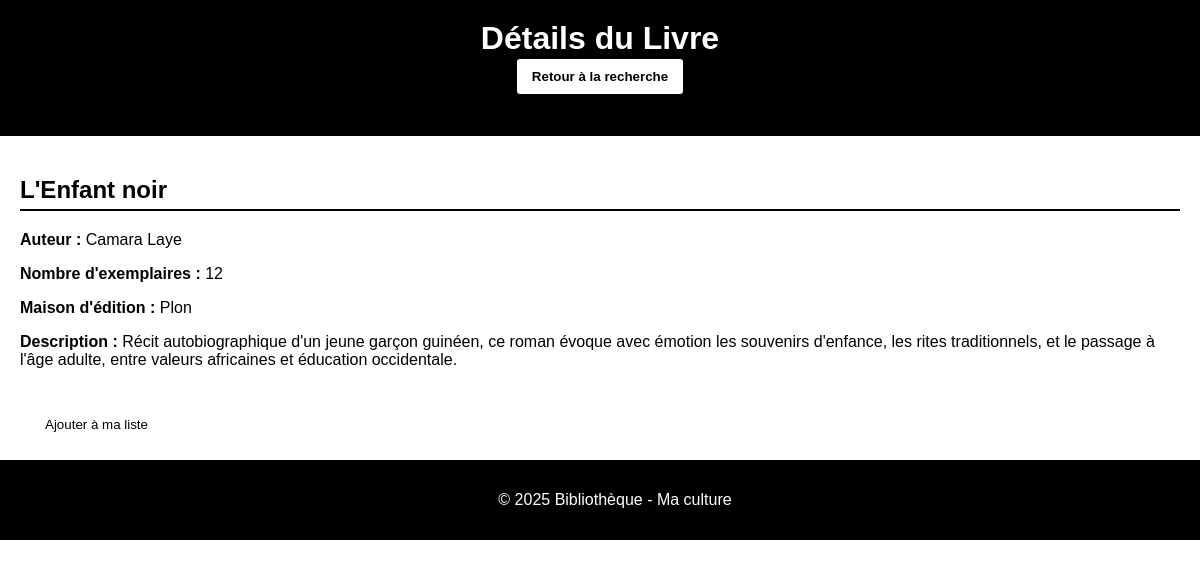
/details.php?id=1012, run on the app's committed database.
### tables this page shows
CREATE TABLE `livres` (
  `id` int(11) NOT NULL COMMENT 'identifiant du livre',
  `titre` varchar(100) NOT NULL COMMENT 'Titre du livre',
  `auteur` varchar(100) NOT NULL COMMENT 'Auteur du livre',
  `description` text NOT NULL COMMENT 'description du livre',
  `maison_edition` varchar(100) NOT NULL COMMENT 'Maison d''edition du livre',
  `nombre_exemplaire` int(11) NOT NULL COMMENT 'Nombre d''exemplaire disponible'
);

### details.php (the view, shortened to what this page needs)
<?php
$host = "localhost";
$user = "root";
$password = "";
$dbname = "biblio_en_ligne";
$conn = mysqli_connect($host, $user, $password, $dbname);
$id = isset($_GET['id']) ? intval($_GET['id']) : 0;
$sql = "SELECT * FROM livres WHERE id = $id";
$result = mysqli_query($conn, $sql);
$row = mysqli_fetch_array($result);
?>
<!DOCTYPE html>
<html lang="fr">
<head>
    <link rel="stylesheet" href="css/style.css">
</head>
<body>
    <header>
        <h1>Détails du Livre</h1>
        <button onclick="window.location.href='index.php'" style="
            margin-bottom: 20px;
            background-color: white;
            border: 2px solid black;
            padding: 10px 15px;
            border-radius: 5px;
            color: black;
            font-weight: bold;
            cursor: pointer;
            transition: background-color 0.3s ease, color 0.3s ease;
        ">
            Retour à la recherche
        </button>
    </header>
    <main>
        <div class="contenu">
            <h2><?php echo htmlspecialchars($row['titre']); ?></h2>
            <p><strong>Auteur :</strong> <?php echo htmlspecialchars($row['auteur']); ?></p>
            <p><strong>Nombre d'exemplaires :</strong> <?php echo htmlspecialchars($row['nombre_exemplaire']); ?></p>
            <p><strong>Maison d'édition :</strong> <?php echo htmlspecialchars($row['maison_edition']); ?></p>
            <p><strong>Description :</strong> <?php echo nl2br(htmlspecialchars($row['description'])); ?></p>
        </div>
            <form action="ajout.php" method="post">
                <button type="submit" class="btn" onclick="confirmerAjout()">Ajouter à ma liste</button>
            </form>
    </main>
    <footer>
        <p>&copy; 2025 Bibliothèque - Ma culture</p>
    </footer>
</body>
</html>

### css/style.css (style rules this page uses)
body { margin: 0; font-family: Arial, sans-serif; background-color: #ffffff; color: #000000; }
header { background-color: #000000; color: #ffffff; padding: 20px; text-align: center; }
header h1 { margin: 0; font-size: 2em; }
main { padding: 20px; }
.contenu { margin-bottom: 40px; }
h2 { border-bottom: 2px solid #000; padding-bottom: 5px; }
.btn { padding: 8px 15px; margin-left: 10px; background-color: #fff; color: #000; border: none; border-radius: 4px; cursor: pointer; }
footer { background-color: #000; color: #fff; text-align: center; padding: 15px; position: relative; bottom: 0; width: 100%; }

### data on the page
livres: titre "L'Enfant noir", auteur "Camara Laye", nombre_exemplaire "12", maison_edition "Plon", description "Récit autobiographique d'un jeune garçon guinéen, ce roman évoque avec émotion les souvenirs d'enfance, les rites traditionnels, et le passage à l'âge adulte, entre valeurs africaines et éducation occidentale."
